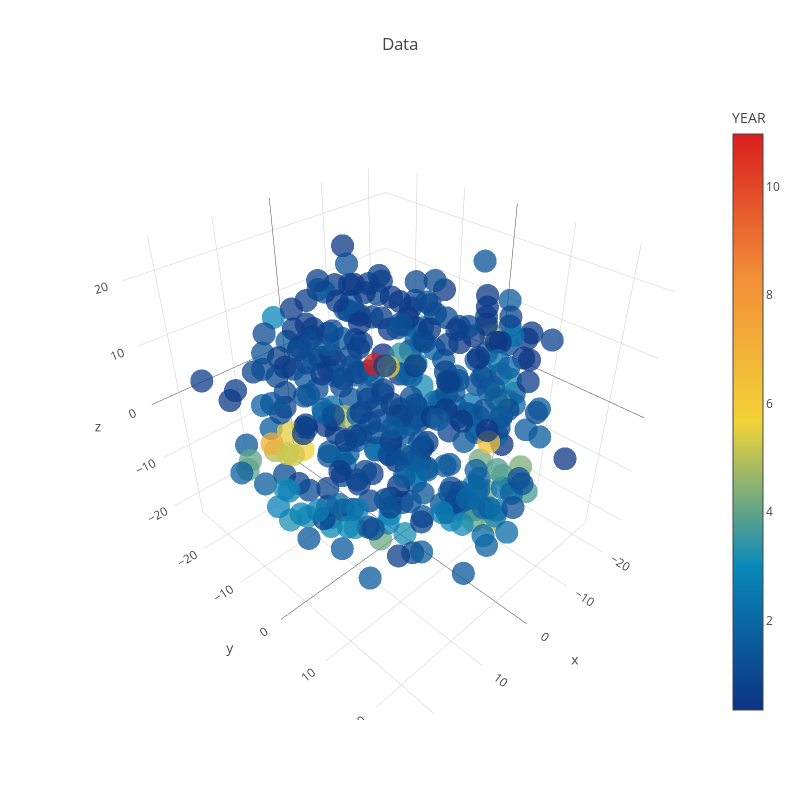

The notebook cell this image was saved under:
### Code cell
trace1 = go.Scatter3d(
    x=tsne_results[:,0],
    y=tsne_results[:,1],
    z=tsne_results[:,2],
    mode='markers',
    marker=dict(
        sizemode='diameter',
        color = df['P.B'].values,
        colorscale = 'Portland',
        colorbar = dict(title = 'YEAR'),
        line=dict(color='rgb(255, 255, 255)'),
        opacity=0.75
    )
)

data=[trace1]
layout=dict(height=800, width=800, title='Data')
fig=dict(data=data, layout=layout)
py.iplot(fig, filename='3DBubble')

### Figure 1 — Plotly figure (JSON) as saved in the notebook; plotly's stock layout.template omitted (floating-point values rounded to 4 significant figures; data arrays with more than 128 entries replaced by an {"elided": "..."} marker saying what was removed)
{"data": [{"marker": {"color": {"elided": "367 float values"}, "colorbar": {"title": "YEAR"}, "colorscale": "Portland", "line": {"color": "rgb(255, 255, 255)"}, "opacity": 0.75, "sizemode": "diameter"}, "mode": "markers", "type": "scatter3d", "x": {"elided": "367 float values"}, "y": {"elided": "367 float values"}, "z": {"elided": "367 float values"}}], "layout": {"height": 800, "title": "Data", "width": 800}}
